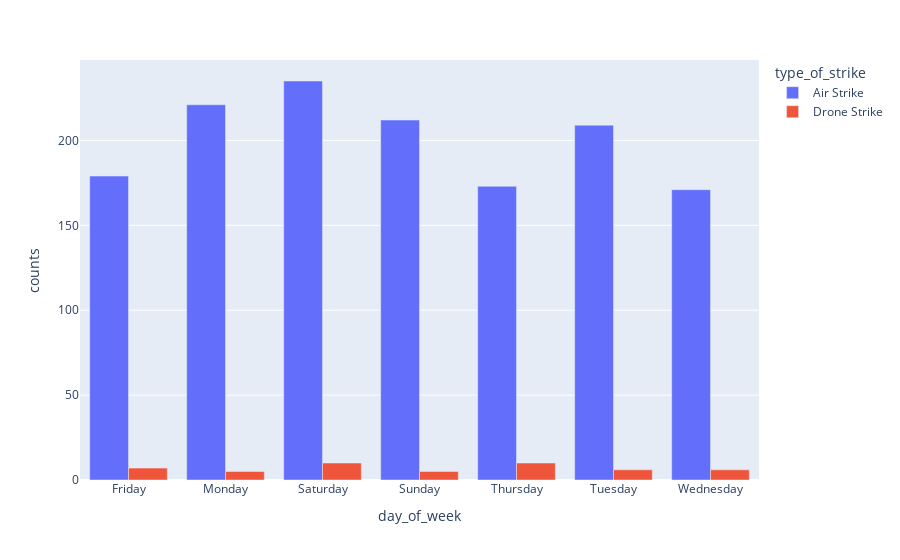

Notebook code cell kept with this figure:
### Code cell
days = libya.groupby(['day_of_week','type_of_strike'])['type_of_strike'].count().reset_index(name='counts')
fig = px.bar(days,x="day_of_week", y='counts',color='type_of_strike')
fig.update_layout(barmode='group')
fig.show()

### Figure 1 — Plotly figure (JSON) as saved in the notebook; plotly's stock layout.template omitted (floating-point values rounded to 4 significant figures)
{"data": [{"alignmentgroup": "True", "hovertemplate": "type_of_strike=Air Strike<br>day_of_week=%{x}<br>counts=%{y}<extra></extra>", "legendgroup": "Air Strike", "marker": {"color": "#636efa"}, "name": "Air Strike", "offsetgroup": "Air Strike", "orientation": "v", "showlegend": true, "textposition": "auto", "type": "bar", "x": ["Friday", "Monday", "Saturday", "Sunday", "Thursday", "Tuesday", "Wednesday"], "xaxis": "x", "y": [179, 221, 235, 212, 173, 209, 171], "yaxis": "y"}, {"alignmentgroup": "True", "hovertemplate": "type_of_strike=Drone Strike<br>day_of_week=%{x}<br>counts=%{y}<extra></extra>", "legendgroup": "Drone Strike", "marker": {"color": "#EF553B"}, "name": "Drone Strike", "offsetgroup": "Drone Strike", "orientation": "v", "showlegend": true, "textposition": "auto", "type": "bar", "x": ["Friday", "Monday", "Saturday", "Sunday", "Thursday", "Tuesday", "Wednesday"], "xaxis": "x", "y": [7, 5, 10, 5, 10, 6, 6], "yaxis": "y"}], "layout": {"barmode": "group", "legend": {"title": {"text": "type_of_strike"}, "tracegroupgap": 0}, "margin": {"t": 60}, "xaxis": {"anchor": "y", "domain": [0, 1], "title": {"text": "day_of_week"}}, "yaxis": {"anchor": "x", "domain": [0, 1], "title": {"text": "counts"}}}}
